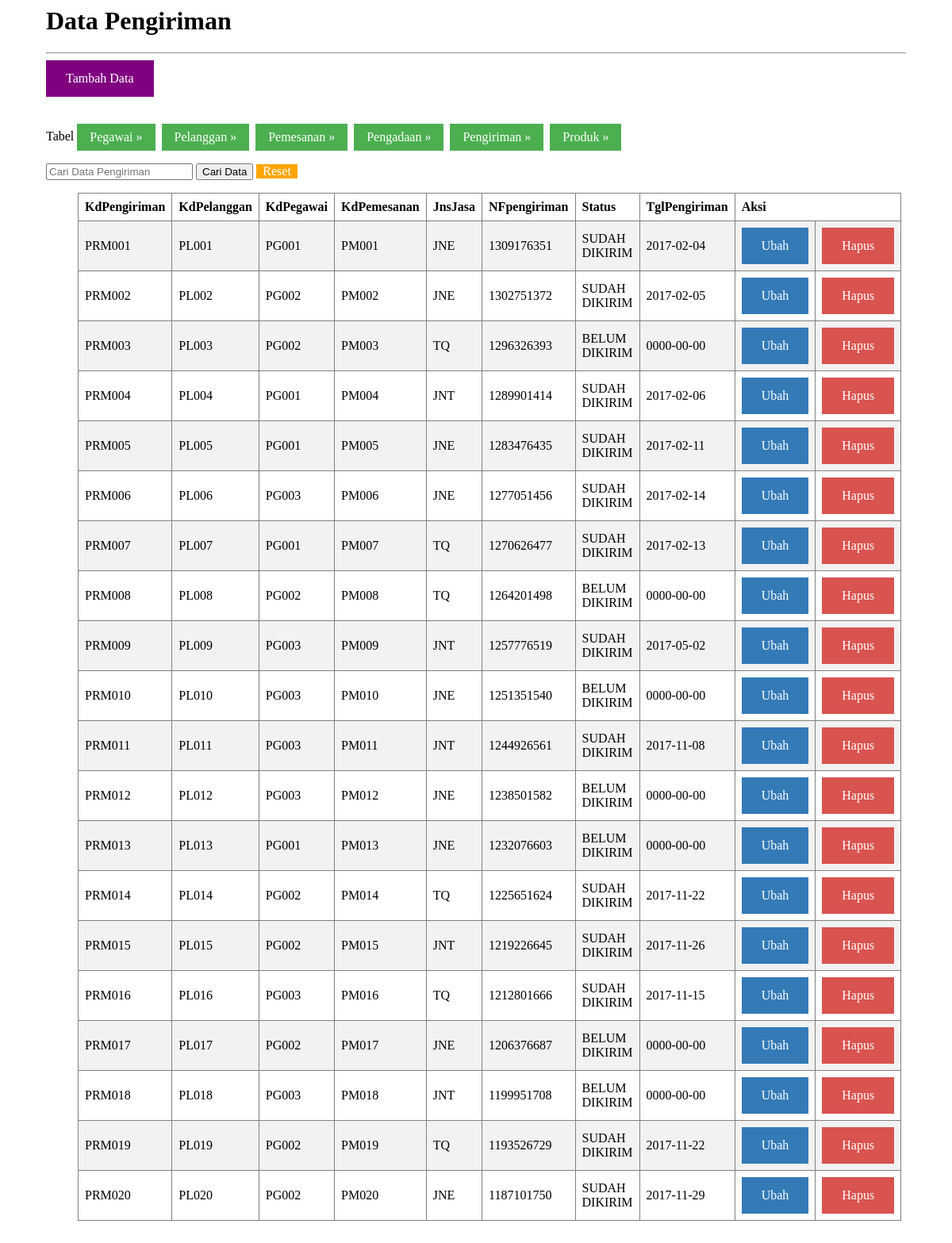
Screenshot of /index.php/pengiriman with the database file from the repository.
### tables this page shows
CREATE TABLE IF NOT EXISTS `pengiriman` (
  `KdPengiriman` char(6) NOT NULL,
  `KdPelanggan` char(6) NOT NULL,
  `KdPegawai` char(6) NOT NULL,
  `KdPemesanan` char(6) NOT NULL,
  `JnsJasa` varchar(20) NOT NULL,
  `Biaya` int(11) NOT NULL,
  `NFpengiriman` int(11) NOT NULL,
  `Status` varchar(100) NOT NULL,
  `TglPengiriman` date NOT NULL
);

### application/controllers/pengiriman.php (called while the page is built, shortened)
<?php if ( ! defined('BASEPATH')) exit('No direct script access allowed');
class Pengiriman extends CI_Controller {
	public function __construct(){
		$this->load->model('PengirimanModel');
	}
	public function index(){
		$data['pengiriman'] = $this->PengirimanModel->view();
		$this->load->view('pengiriman/index', $data);
	}
}

### index.php (called while the page is built, shortened)
<?php
require_once BASEPATH.'core/CodeIgniter.php';

### application/models/PengirimanModel.php (called while the page is built, shortened)
<?php if ( ! defined('BASEPATH')) exit('No direct script access allowed');
class PengirimanModel extends CI_Model {
	public function view(){
		return $this->db->get('pengiriman')->result();
	}
}

### application/views/pengiriman/index.php (the view, shortened to what this page needs)
<html>
	<head>
		<link rel="stylesheet" type="text/css" href="<?php echo base_url(); ?>assets/Style.css">
	<body>
		<h1>Data Pengiriman</h1>
		<hr>
		<a class="btn_tambah" href='<?php echo base_url("pengiriman/tambah"); ?>'>Tambah Data</a>
		<br><br>
		<p>
	  Tabel
		<a class="w3-btn" href='<?php echo base_url("pegawai/index"); ?>' target="_blank">Pegawai »</a>&nbsp;
		<a class="w3-btn" href='<?php echo base_url("pelanggan/index"); ?>' target="_blank">Pelanggan »</a>&nbsp;
		<a class="w3-btn" href='<?php echo base_url("Pemesanan/index"); ?>' target="_blank">Pemesanan »</a>&nbsp;
		<a class="w3-btn" href='<?php echo base_url("pengadaan/index"); ?>' target="_blank">Pengadaan »</a>&nbsp;
		<a class="w3-btn" href='<?php echo base_url("pengiriman/index"); ?>' target="_blank">Pengiriman »</a>&nbsp;
		<a class="w3-btn" href='<?php echo base_url("produk/index"); ?>' target="_blank">Produk »</a>
		</p>
			<form action="<?php echo site_url('pengiriman/cari');?>" method="get">
	      <input type="text" name="cari" placeholder="Cari Data Pengiriman">
	      <button type="submit">Cari Data</button>
				<div class="reset">
				<a href="<?php echo site_url('pengiriman'); ?>" style="text-decoration:none; color: white;">Reset</a>
				</div>
	    </form><center>
<div class="ex2">
		<table border="1" cellpadding="7">
			<tr>
				<th>KdPengiriman</th>
				<th>KdPelanggan</th>
				<th>KdPegawai</th>
				<th>KdPemesanan</th>
        <th>JnsJasa</th>
        <th>NFpengiriman</th>
				<th>Status</th>
        <th>TglPengiriman</th>
				<th colspan="2">Aksi</th>
			</tr>
			<?php
			if( ! empty($pengiriman)){
				foreach($pengiriman as $data){
					echo "<tr>
					<td>".$data->KdPengiriman."</td>
					<td>".$data->KdPelanggan."</td>
					<td>".$data->KdPegawai."</td>
					<td>".$data->KdPemesanan."</td>
					<td>".$data->JnsJasa."</td>
          <td>".$data->NFpengiriman."</td>
					<td>".$data->Status."</td>
          <td>".$data->TglPengiriman."</td>
					<td><a class='btn_ubah'  onClick='return doconfirm1();' href='".base_url("pengiriman/ubah/".$data->KdPengiriman)."'>Ubah</a></td>
					<td><a class='btn_hapus' onClick='return doconfirm();' href='".base_url("pengiriman/hapus/".$data->KdPengiriman)."'>Hapus</a></td>
					</tr>";
				}
			}else{
				echo "<tr><td align='center' colspan='7'>Data Tidak Ada</td></tr>";
			}
			?>
		</table>
</div>
	</body>
</html>

### assets/Style.css (style rules this page uses)
table { border-collapse: collapse; width: 100%; }
th, td { text-align: left; padding: 8px; }
tr:nth-child(even) { background-color: #f2f2f2; }
.btn_ubah, a { background-color: #337ab7; color: white; padding: 14px 25px; text-align: center; text-decoration: none; display: inline-block; }
.btn_hapus, a { background-color: #d9534f; color: white; padding: 14px 25px; text-align: center; text-decoration: none; display: inline-block; }
.btn_tambah, a { background-color: purple; color: white; padding: 14px 25px; text-align: center; text-decoration: none; display: inline-block; }
.Reset, a { background-color: orange; padding: 0px 4px; text-align: center; text-decoration: none; display: inline-block; }
div.ex2 { padding-left: 40px; padding-right: 40px; }
body { padding-left: 50px; padding-right: 50px; padding-bottom: 50px; border-radius: 5px; }
.w3-btn, .w3-btn:link, .w3-btn:visited { color: #FFFFFF; background-color: #4CAF50; }
.w3-btn, .w3-button { border: none; display: inline-block; padding: 8px 16px; vertical-align: middle; overflow: hidden; text-decoration: none; color: inherit; background-color: inherit; text-align: center; cursor: pointer; white-space: nowrap; }

### rows the page displays
pengiriman: KdPengiriman "PRM001", KdPelanggan "PL001", KdPegawai "PG001", KdPemesanan "PM001", JnsJasa "JNE", NFpengiriman "1309176351", Status "SUDAH DIKIRIM", TglPengiriman "2017-02-04"
pengiriman: KdPengiriman "PRM002", KdPelanggan "PL002", KdPegawai "PG002", KdPemesanan "PM002", JnsJasa "JNE", NFpengiriman "1302751372", Status "SUDAH DIKIRIM", TglPengiriman "2017-02-05"
pengiriman: KdPengiriman "PRM003", KdPelanggan "PL003", KdPegawai "PG002", KdPemesanan "PM003", JnsJasa "TQ", NFpengiriman "1296326393", Status "BELUM DIKIRIM", TglPengiriman "0000-00-00"
pengiriman: KdPengiriman "PRM004", KdPelanggan "PL004", KdPegawai "PG001", KdPemesanan "PM004", JnsJasa "JNT", NFpengiriman "1289901414", Status "SUDAH DIKIRIM", TglPengiriman "2017-02-06"
pengiriman: KdPengiriman "PRM005", KdPelanggan "PL005", KdPegawai "PG001", KdPemesanan "PM005", JnsJasa "JNE", NFpengiriman "1283476435", Status "SUDAH DIKIRIM", TglPengiriman "2017-02-11"
pengiriman: KdPengiriman "PRM006", KdPelanggan "PL006", KdPegawai "PG003", KdPemesanan "PM006", JnsJasa "JNE", NFpengiriman "1277051456", Status "SUDAH DIKIRIM", TglPengiriman "2017-02-14"
pengiriman: KdPengiriman "PRM007", KdPelanggan "PL007", KdPegawai "PG001", KdPemesanan "PM007", JnsJasa "TQ", NFpengiriman "1270626477", Status "SUDAH DIKIRIM", TglPengiriman "2017-02-13"
pengiriman: KdPengiriman "PRM008", KdPelanggan "PL008", KdPegawai "PG002", KdPemesanan "PM008", JnsJasa "TQ", NFpengiriman "1264201498", Status "BELUM DIKIRIM", TglPengiriman "0000-00-00"
pengiriman: KdPengiriman "PRM009", KdPelanggan "PL009", KdPegawai "PG003", KdPemesanan "PM009", JnsJasa "JNT", NFpengiriman "1257776519", Status "SUDAH DIKIRIM", TglPengiriman "2017-05-02"
pengiriman: KdPengiriman "PRM010", KdPelanggan "PL010", KdPegawai "PG003", KdPemesanan "PM010", JnsJasa "JNE", NFpengiriman "1251351540", Status "BELUM DIKIRIM", TglPengiriman "0000-00-00"
pengiriman: KdPengiriman "PRM011", KdPelanggan "PL011", KdPegawai "PG003", KdPemesanan "PM011", JnsJasa "JNT", NFpengiriman "1244926561", Status "SUDAH DIKIRIM", TglPengiriman "2017-11-08"
pengiriman: KdPengiriman "PRM012", KdPelanggan "PL012", KdPegawai "PG003", KdPemesanan "PM012", JnsJasa "JNE", NFpengiriman "1238501582", Status "BELUM DIKIRIM", TglPengiriman "0000-00-00"
pengiriman: KdPengiriman "PRM013", KdPelanggan "PL013", KdPegawai "PG001", KdPemesanan "PM013", JnsJasa "JNE", NFpengiriman "1232076603", Status "BELUM DIKIRIM", TglPengiriman "0000-00-00"
pengiriman: KdPengiriman "PRM014", KdPelanggan "PL014", KdPegawai "PG002", KdPemesanan "PM014", JnsJasa "TQ", NFpengiriman "1225651624", Status "SUDAH DIKIRIM", TglPengiriman "2017-11-22"
pengiriman: KdPengiriman "PRM015", KdPelanggan "PL015", KdPegawai "PG002", KdPemesanan "PM015", JnsJasa "JNT", NFpengiriman "1219226645", Status "SUDAH DIKIRIM", TglPengiriman "2017-11-26"
pengiriman: KdPengiriman "PRM016", KdPelanggan "PL016", KdPegawai "PG003", KdPemesanan "PM016", JnsJasa "TQ", NFpengiriman "1212801666", Status "SUDAH DIKIRIM", TglPengiriman "2017-11-15"
pengiriman: KdPengiriman "PRM017", KdPelanggan "PL017", KdPegawai "PG002", KdPemesanan "PM017", JnsJasa "JNE", NFpengiriman "1206376687", Status "BELUM DIKIRIM", TglPengiriman "0000-00-00"
pengiriman: KdPengiriman "PRM018", KdPelanggan "PL018", KdPegawai "PG003", KdPemesanan "PM018", JnsJasa "JNT", NFpengiriman "1199951708", Status "BELUM DIKIRIM", TglPengiriman "0000-00-00"
pengiriman: KdPengiriman "PRM019", KdPelanggan "PL019", KdPegawai "PG002", KdPemesanan "PM019", JnsJasa "TQ", NFpengiriman "1193526729", Status "SUDAH DIKIRIM", TglPengiriman "2017-11-22"
pengiriman: KdPengiriman "PRM020", KdPelanggan "PL020", KdPegawai "PG002", KdPemesanan "PM020", JnsJasa "JNE", NFpengiriman "1187101750", Status "SUDAH DIKIRIM", TglPengiriman "2017-11-29"
